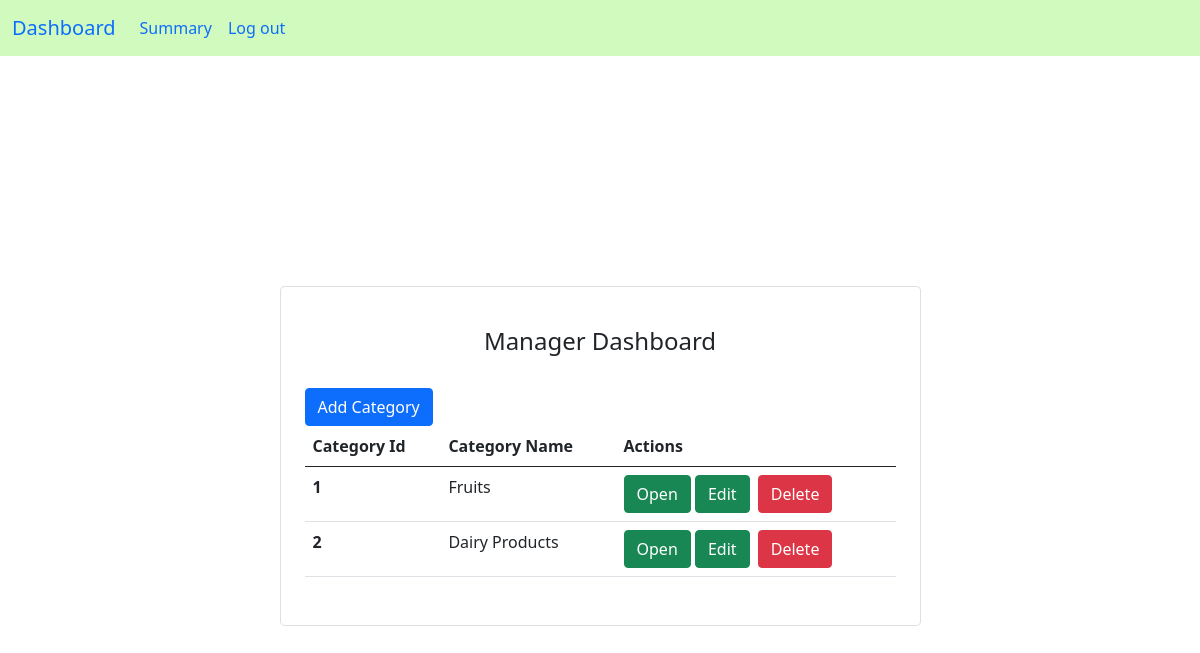
Page /manager on the committed database.
### app.py (models this page shows)
class Category(db.Model):
    id = db.Column(db.Integer, primary_key=True)
    categoryname = db.Column(db.String(150), unique=True)
    product = db.relationship('Product', backref='category', lazy=True)

### app.py (the view)
@app.route('/manager')
def manager():
    category_list = db.session.query(Category).all()
    return render_template("manager.html", category_list=category_list)

### templates/manager.html (shortened to what this page needs)
<!DOCTYPE html>
<html lang="en">
<head>
<link rel="stylesheet" href="https://cdn.jsdelivr.net/npm/bootstrap@5.0.2/dist/css/bootstrap.min.css">
<link rel="stylesheet" type="text/css" href={{ url_for('static', filename='style2.css')}}>
</head>
<body>
  <div class = "colour" style = "background-color: rgb(209, 250, 190);">
    <nav class="navbar navbar-expand-lg bg-body-tertiary">
      <div class="container-fluid">
        <a class="navbar-brand" href="/manager">Dashboard</a>
        <div class="collapse navbar-collapse" id="navbarSupportedContent">
          <ul class="navbar-nav me-auto mb-2 mb-lg-0">
            <li class="nav-item">
              <a class="nav-link active" aria-current="page" href="/summary">Summary</a>
            </li>
            <li class="nav-item">
              <a class="nav-link" href="/">Log out</a>
            </li>
          </ul>
        </div>
      </div>
    </nav>
  </div>
<section class="vh-100">
  <div class="container py-5 h-100">
    <div class="row d-flex justify-content-center align-items-center h-100">
      <div class="col col-lg-9 col-xl-7">
        <div class="card rounded-3">
          <div class="card-body p-4">
            <h4 class="text-center my-3 pb-3">Manager Dashboard</h4>
              <div class="col-6">
                <a class="btn btn-primary" href="{{url_for('addcategorybutton')}}">Add Category</a>
              </div>
            <table class="table mb-4">
                <thead>
                    <tr>
                      <th scope="col">Category Id</th>
                      <th scope="col">Category Name</th>
                      <th scope="col">Actions</th>
                    </tr>
                </thead>
                <tbody>
                    {% for category in category_list %}
                    <tr>
                      <th scope="row">{{category.id }}</th>
                      <td>{{ category.categoryname }}</td>
                      <td>
                        <a class="btn btn-success" href="/opencategory/{{ category.id }}">Open</a>
                        <a class="btn btn-success" href="/updatecategory/{{ category.id }}">Edit</a>
                        <a class="btn btn-danger ms-1" href="/deletecategory/{{ category.id }}">Delete</a>
                      </td>
                    </tr>
                    {% endfor %}
                </tbody>
            </table>
          </div>
        </div>
      </div>
    </div>
  </div>
</section>
</body>
</html>

### static/style2.css (style rules this page uses)
body { background: url('background1.jpg') no-repeat; background-size: cover; background-position: center; }

### rows in the picture
Category: id "1", categoryname "Fruits"
Category: id "2", categoryname "Dairy Products"
